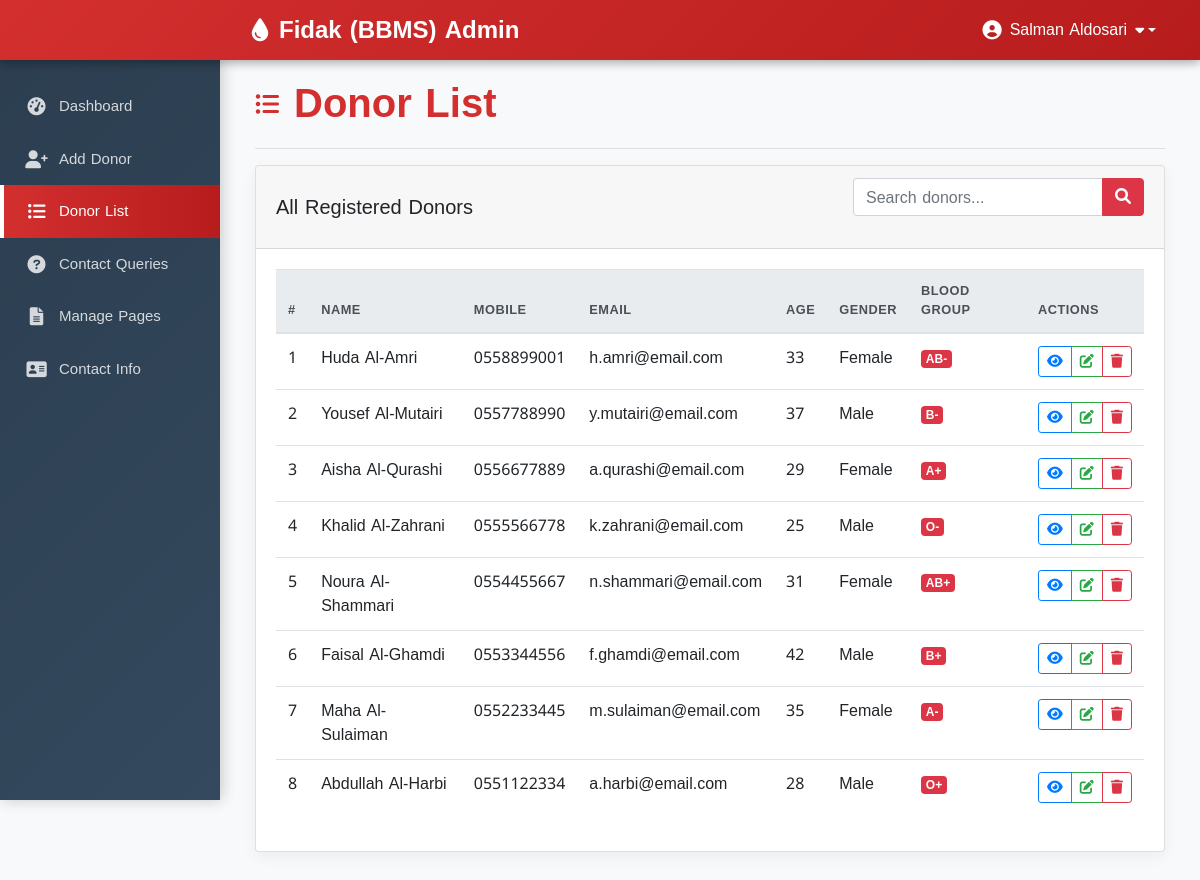
The page /admin/donor_list.php (signed in) on the database its author committed.
### tables this page shows
CREATE TABLE `donor_details` (
  `donor_id` int(11) NOT NULL,
  `donor_name` varchar(50) NOT NULL,
  `donor_number` varchar(10) NOT NULL,
  `donor_mail` varchar(50) DEFAULT NULL,
  `donor_age` int(11) NOT NULL,
  `donor_gender` varchar(10) NOT NULL,
  `donor_blood` varchar(10) NOT NULL,
  `donor_address` varchar(100) NOT NULL
);

CREATE TABLE `blood` (
  `blood_id` int(11) NOT NULL,
  `blood_group` varchar(10) NOT NULL
);

### admin/donor_list.php (the view, shortened to what this page needs)
<?php
include 'conn.php';
$search = '';
?>
<!DOCTYPE html>
<html>
<head>
  <link rel="stylesheet" href="https://maxcdn.bootstrapcdn.com/bootstrap/4.5.2/css/bootstrap.min.css">
  <link rel="stylesheet" href="https://cdnjs.cloudflare.com/ajax/libs/font-awesome/6.0.0/css/all.min.css">
</head>
<body>
  <?php if (isset($_SESSION['loggedin']) && $_SESSION['loggedin'] == true) { ?>
  <div id="header">
    <?php include 'header.php'; ?>
  </div>
  <div id="sidebar">
    <?php $active="list"; include 'sidebar.php'; ?>
  </div>
  <div id="content">
    <div class="content-wrapper">
      <div class="container-fluid">
        <div class="row">
          <div class="col-12">
            <h1 class="page-title">
              <i class="fas fa-list-ul"></i> Donor List
            </h1>
            <hr>
          </div>
        </div>
        <div class="card">
          <div class="card-header">
            <div class="row align-items-center">
              <div class="col-md-6">
                <h5 class="mb-0">All Registered Donors</h5>
              </div>
              <div class="col-md-6 text-right">
                <form method="GET" class="form-inline float-right">
                  <div class="input-group search-box">
                    <input type="text" name="search" class="form-control" placeholder="Search donors..." value="<?php echo htmlspecialchars($search); ?>">
                    <div class="input-group-append">
                      <button class="btn btn-danger" type="submit">
                        <i class="fas fa-search"></i>
                      </button>
                    </div>
                  </div>
                </form>
              </div>
            </div>
          </div>
          <div class="card-body">
            <?php
            $limit = 10;
            $page = isset($_GET['page']) ? $_GET['page'] : 1;
            $offset = ($page - 1) * $limit;
            $count = $offset + 1;
            $sql = "SELECT d.*, b.blood_group
                    FROM donor_details d
                    LEFT JOIN blood b ON d.donor_blood = b.blood_group";
            $sql .= " ORDER BY d.donor_id DESC LIMIT {$offset},{$limit}";
            $result = mysqli_query($conn, $sql);
            if(mysqli_num_rows($result) > 0) {
            ?>
            <div class="table-responsive">
              <table class="table table-hover">
                <thead class="thead-light">
                  <tr>
                    <th>#</th>
                    <th>Name</th>
                    <th>Mobile</th>
                    <th>Email</th>
                    <th>Age</th>
                    <th>Gender</th>
                    <th>Blood Group</th>
                    <th>Actions</th>
                  </tr>
                </thead>
                <tbody>
                  <?php while($row = mysqli_fetch_assoc($result)) { ?>
                  <tr>
                    <td><?php echo $count++; ?></td>
                    <td><?php echo htmlspecialchars($row['donor_name']); ?></td>
                    <td><?php echo htmlspecialchars($row['donor_number']); ?></td>
                    <td><?php echo htmlspecialchars($row['donor_mail']); ?></td>
                    <td><?php echo htmlspecialchars($row['donor_age']); ?></td>
                    <td><?php echo htmlspecialchars($row['donor_gender']); ?></td>
                    <td>
                      <span class="badge badge-danger">
                        <?php echo htmlspecialchars($row['blood_group']); ?>
                      </span>
                    </td>
                    <td>
                      <div class="btn-group">
                        <a href='view_donor.php?id=<?php echo $row['donor_id']; ?>'
                           class="btn btn-sm btn-outline-primary" title="View">
                          <i class="fas fa-eye"></i>
                        </a>
                        <a href='edit_donor.php?id=<?php echo $row['donor_id']; ?>'
                           class="btn btn-sm btn-outline-success" title="Edit">
                          <i class="fas fa-edit"></i>
                        </a>
                        <a href='donor_list.php?delete_id=<?php echo $row['donor_id']; ?>'
                           class="btn btn-sm btn-outline-danger" title="Delete"
                           onclick="return confirm('Are you sure you want to delete this donor?')">
                          <i class="fas fa-trash"></i>
                        </a>
                      </div>
                    </td>
                  </tr>
                  <?php } ?>
                </tbody>
              </table>
            </div>
            <?php } else { ?>
            <div class="alert alert-info text-center">
              <i class="fas fa-info-circle"></i> No donor records found.
            </div>
            <?php } ?>
          </div>
        </div>
      </div>
    </div>
  </div>
  <?php } ?>
</body>
</html>

### admin/header.php (shortened to what this page needs)
<!DOCTYPE html>
<html>
<head>
  <link rel="stylesheet" href="https://maxcdn.bootstrapcdn.com/bootstrap/4.5.2/css/bootstrap.min.css">
  <link rel="stylesheet" href="https://cdnjs.cloudflare.com/ajax/libs/font-awesome/6.0.0/css/all.min.css">
</head>
<body>
<nav class="navbar navbar-expand-lg navbar-dark">
  <div class="container-fluid">
    <a class="navbar-brand" href="dashboard.php">
      <i class="fas fa-tint blood-drop-icon"></i>Fidak (BBMS) Admin
    </a>
    <div class="user-menu">
      <div class="dropdown">
        <a class="user-greeting dropdown-toggle" href="#" role="button" id="userDropdown" data-toggle="dropdown">
          <i class="fas fa-user-circle user-icon"></i>
          <?php
            include 'conn.php';
            $username = $_SESSION['username'];
            $sql = "SELECT * FROM admin_info WHERE admin_username='$username'";
            $result = mysqli_query($conn, $sql) or die("Query failed.");
            $row = mysqli_fetch_assoc($result);
            echo $row['admin_name'];
          ?>
          <i class="fas fa-caret-down caret-icon"></i>
        </a>
      </div>
    </div>
  </div>
</nav>
</body>
</html>

### admin/sidebar.php (shortened to what this page needs)
<!DOCTYPE html>
<html>
<head>
  <link rel="stylesheet" href="https://maxcdn.bootstrapcdn.com/bootstrap/4.5.2/css/bootstrap.min.css">
  <link rel="stylesheet" href="https://cdnjs.cloudflare.com/ajax/libs/font-awesome/6.0.0/css/all.min.css">
</head>
<body>
<nav class="navbar navbar-expand-lg navbar-dark">
  <div class="container-fluid">
    <a class="navbar-brand" href="dashboard.php">
      <i class="fas fa-tint mr-2"></i>Fidak (BBMS) Admin
    </a>
    <div class="user-menu">
      <div class="dropdown">
        <a class="nav-link dropdown-toggle text-white" href="#" id="userDropdown" role="button" data-toggle="dropdown" aria-haspopup="true" aria-expanded="false">
          <i class="fas fa-user-circle mr-2"></i>
          <?php
            include 'conn.php';
            $username = $_SESSION['username'];
            $sql = "SELECT * FROM admin_info WHERE admin_username='$username'";
            $result = mysqli_query($conn, $sql) or die("Query failed.");
            $row = mysqli_fetch_assoc($result);
            echo $row['admin_name'];
          ?>
        </a>
      </div>
    </div>
  </div>
</nav>
<div class="sidebar">
  <ul class="sidebar-menu">
    <li>
      <a href="dashboard.php" <?php if($active=='dashboard') echo "class='active'"; ?>>
        <i class="fas fa-tachometer-alt"></i> Dashboard
      </a>
    </li>
    <li>
      <a href="add_donor.php" <?php if($active=='add') echo "class='active'"; ?>>
        <i class="fas fa-user-plus"></i> Add Donor
      </a>
    </li>
    <li>
      <a href="donor_list.php" <?php if($active=='list') echo "class='active'"; ?>>
        <i class="fas fa-list-ul"></i> Donor List
      </a>
    </li>
    <li>
      <a href="query.php" <?php if($active=='query') echo "class='active'"; ?>>
        <i class="fas fa-question-circle"></i> Contact Queries
      </a>
    </li>
    <li>
      <a href="pages.php" <?php if($active=='pages') echo "class='active'"; ?>>
        <i class="fas fa-file-alt"></i> Manage Pages
      </a>
    </li>
    <li>
      <a href="update_contact.php" <?php if($active=='contact') echo "class='active'"; ?>>
        <i class="fas fa-address-card"></i> Contact Info
      </a>
    </li>
  </ul>
</div>
</body>
</html>

### admin/donor_list.php (style rules this page uses)
body { font-family: 'Noto Kufi Arabic', sans-serif; background-color: #f8f9fa; color: #333; padding-top: 60px; }
#sidebar { width: 220px; height: calc(100vh - 60px); background: linear-gradient(135deg, #2c3e50, #34495e); position: fixed; left: 0; top: 60px; padding-top: 20px; box-shadow: 2px 0 15px rgba(0,0,0,0.1); z-index: 1020; overflow-y: auto; }
#content { margin-left: 220px; padding: 20px; transition: all 0.3s; }
.page-title { color: #d32f2f; font-weight: 700; margin-bottom: 20px; display: flex; align-items: center; }
.page-title i { margin-right: 15px; font-size: 1.5rem; }
.card { border: none; border-radius: 10px; box-shadow: 0 5px 15px rgba(0,0,0,0.05); margin-bottom: 30px; }
.card-header { background-color: white; border-bottom: 1px solid rgba(0,0,0,0.05); font-weight: 600; padding: 15px 25px; }
.table { margin-bottom: 0; }
.table th { border-top: none; font-weight: 600; color: #555; text-transform: uppercase; font-size: 0.8rem; letter-spacing: 0.5px; }
.table td { vertical-align: middle; }
.search-box { max-width: 300px; margin-bottom: 20px; }

### admin/header.php (style rules this page uses)
body { font-family: 'Noto Kufi Arabic', sans-serif; }
.navbar { background: linear-gradient(135deg, #d32f2f, #b71c1c); padding: 0.5rem 1rem; box-shadow: 0 2px 10px rgba(0,0,0,0.2); }
.navbar-brand { font-size: 1.5rem; font-weight: 700; color: white !important; display: flex; align-items: center; margin-right: 0; }
.blood-drop-icon { margin-right: 10px; }
.user-menu { display: flex; align-items: center; margin-left: auto; }
.user-greeting { color: white; font-weight: 500; padding: 0.5rem 0.8rem; border-radius: 4px; transition: all 0.3s; cursor: pointer; display: flex; align-items: center; }
.user-icon { margin-right: 8px; font-size: 1.2rem; }
.caret-icon { margin-left: 8px; font-size: 0.9rem; }

### admin/sidebar.php (style rules this page uses)
body { font-family: 'Noto Kufi Arabic', sans-serif; padding-top: 60px; background-color: #f8f9fa; }
.navbar { background: linear-gradient(135deg, #d32f2f, #b71c1c); padding: 0.5rem 1rem; box-shadow: 0 2px 10px rgba(0,0,0,0.2); position: fixed; top: 0; left: 0; right: 0; z-index: 1030; height: 60px; }
.navbar-brand { font-size: 1.5rem; font-weight: 700; color: white !important; display: flex; align-items: center; margin-left: 220px; }
.sidebar { width: 220px; height: calc(100vh - 60px); background: linear-gradient(135deg, #2c3e50, #34495e); position: fixed; left: 0; top: 60px; padding-top: 20px; box-shadow: 2px 0 15px rgba(0,0,0,0.1); z-index: 1020; overflow-y: auto; }
.sidebar-menu { list-style: none; padding: 0; margin: 0; }
.sidebar-menu a { display: flex; align-items: center; color: rgba(255,255,255,0.8); padding: 15px 20px; text-decoration: none; font-weight: 500; font-size: 15px; transition: all 0.3s; border-left: 4px solid transparent; }
.sidebar-menu i { width: 25px; font-size: 18px; margin-right: 10px; text-align: center; }
.active { background: linear-gradient(to right, #d32f2f, #b71c1c); color: white !important; border-left: 4px solid white !important; }
#content { margin-left: 220px; padding: 20px; transition: all 0.3s; }
.user-menu { display: flex; align-items: center; margin-left: auto; }

### rows shown on the page
donor_details: donor_name "Huda Al-Amri", donor_number "0558899001", donor_mail "h.amri@email.com", donor_age "33", donor_gender "Female", blood.blood_group "AB-"
donor_details: donor_name "Yousef Al-Mutairi", donor_number "0557788990", donor_mail "y.mutairi@email.com", donor_age "37", donor_gender "Male", blood.blood_group "B-"
donor_details: donor_name "Aisha Al-Qurashi", donor_number "0556677889", donor_mail "a.qurashi@email.com", donor_age "29", donor_gender "Female", blood.blood_group "A+"
donor_details: donor_name "Khalid Al-Zahrani", donor_number "0555566778", donor_mail "k.zahrani@email.com", donor_age "25", donor_gender "Male", blood.blood_group "O-"
donor_details: donor_name "Noura Al-Shammari", donor_number "0554455667", donor_mail "n.shammari@email.com", donor_age "31", donor_gender "Female", blood.blood_group "AB+"
donor_details: donor_name "Faisal Al-Ghamdi", donor_number "0553344556", donor_mail "f.ghamdi@email.com", donor_age "42", donor_gender "Male", blood.blood_group "B+"
donor_details: donor_name "Maha Al-Sulaiman", donor_number "0552233445", donor_mail "m.sulaiman@email.com", donor_age "35", donor_gender "Female", blood.blood_group "A-"
donor_details: donor_name "Abdullah Al-Harbi", donor_number "0551122334", donor_mail "a.harbi@email.com", donor_age "28", donor_gender "Male", blood.blood_group "O+"

### other values the page prints
$row['admin_name'] "Salman Aldosari"
